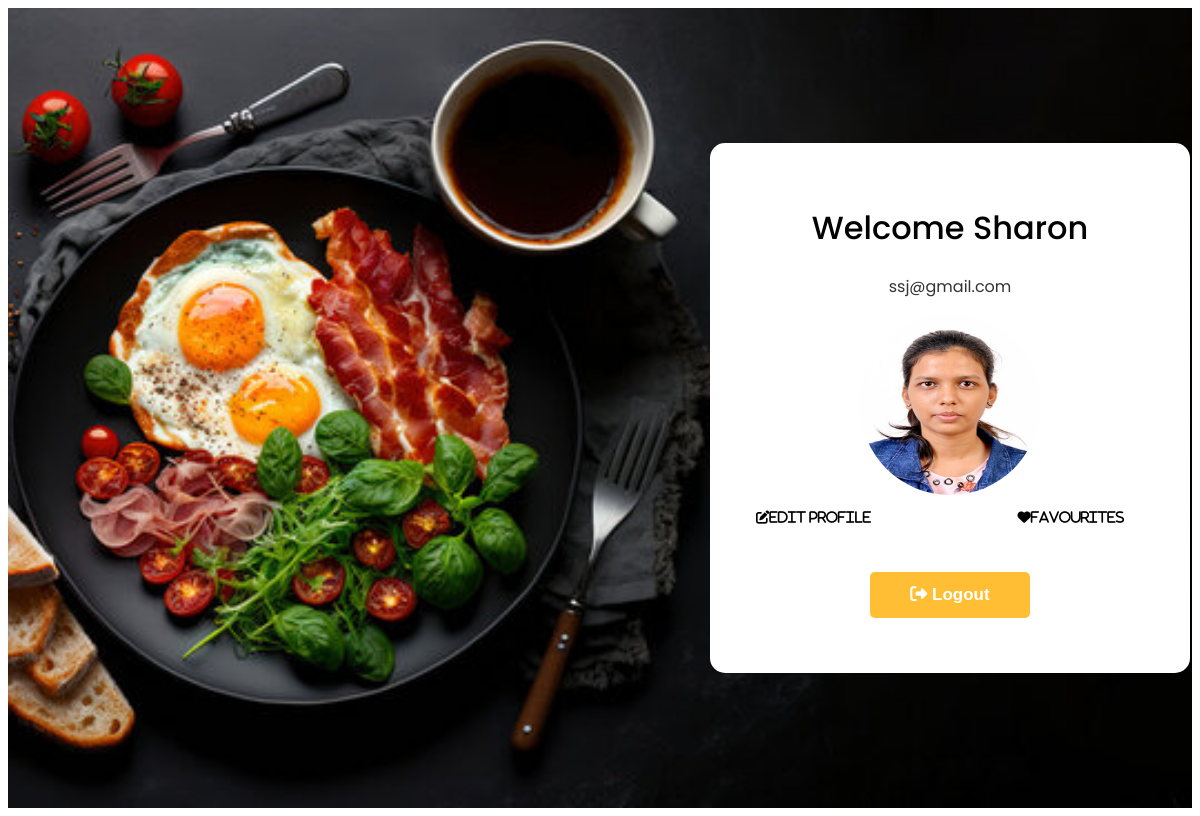
Page /user_profile (signed in) on the committed database.
### recipe_app/models.py (models this page shows, shortened)
class registration(models.Model):
    CHEF_CHOICES = (
        ('YES', 'Yes'),
        ('NO', 'No'),
    )
    name = models.CharField(max_length=255)
    email = models.CharField(max_length=255)
    password=models.CharField(max_length=255)
    chef = models.CharField(max_length=50)
    pic = models.ImageField(upload_to='profile_pics/',default='profile.png')

### recipe_app/views.py (the view)
# urls.py: path('user_profile', views.user_profile, name='user_profile'),
def user_profile(request):
    user = registration.objects.get(email=request.session['user_name'])
    context = {'user': user}
    return render(request, 'user_profile.html', context)

### recipe_app/templates/user_profile.html (shortened to what this page needs)
<!DOCTYPE html>
<html>
    {% load static %}
<head>
	<link rel="stylesheet" type="text/css" href="static/style/css/user_profile.css">
    <link rel="stylesheet" href="https://cdnjs.cloudflare.com/ajax/libs/font-awesome/5.15.3/css/all.min.css" />
</head>
<body>
    <div class="hero">
        <div class="card">
            <h1>Welcome {{user.name}}</h1>
            <p>{{user.email}}</p>
            <img src="{{ user.pic.url }}" id="profile-pic">
            <button type="submit" class="submit"><i class="fas fa-sign-out-alt"></i> Logout</button>
            <div class="card-container">
                <a href="edit_profile?id={{ user.id }}">
                <button class="edit-button"><i class="fas fa-edit">Edit Profile</i></button>
                </a>
            </div>
            <div class="card-container2">
                <a href="favourites">
                <button class="cp_button"><i class="fas fa-heart">Favourites</i></button>
                </a>
            </div>
        </div>
    </div>
</body>
</html>

### recipe_app/static/style/css/user_profile.css (style rules this page uses)
body { font-family: "Poppins", sans-serif; color: #0c0c0c; background-color: #ffffff; overflow-x: hidden; box-sizing: border-box; }
.hero { width:100%; height:100vh; background-image: url('../images/add_recipe.jpg'); background-size: cover; background-position: center; display:flex; align-items:center; justify-content: center; }
.card { width: 400px; height: 450px; background: #ffffff; position: relative; left: 350px; padding: 40px; border-radius: 15px; text-align: center; color: #333; }
.card h1 { font-weight: 500; color: #000; }
.card img { width: 180px; height: 180px; border-radius: 50%; margin: 0px 0px 7px 0px; }
.card-container { position: relative; }
.edit-button { position: absolute; left: 0; top: 0; background-color: transparent; border: none; cursor: pointer; }
.card-container2 { position: relative; }
.cp_button { position: absolute; right: 20px; top: 0; background-color: transparent; border: none; cursor: pointer; }
.submit { display: block; width: 160px; position: absolute; left: 160px; bottom: 45px; font-weight: bold; font-size: 17px; background: #ffbe33; color: #fff; padding: 13px; margin: 10px auto; border-radius: 5px; cursor: pointer; border: none; }

### rows in the picture
registration: name "Sharon", email "ssj@gmail.com", pic (picture)
